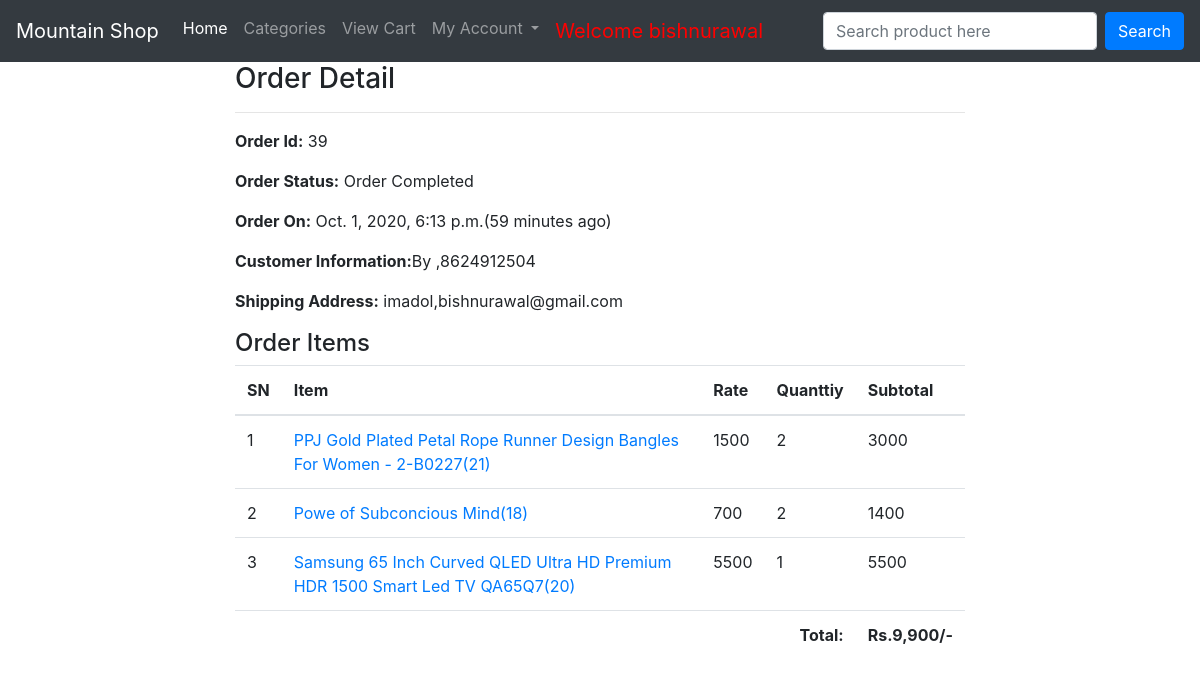
/profile/order-39/ (signed in), run on the app's committed database.
### ecomapp/models.py (models this page shows, shortened)
class Order(models.Model):
    cart=models.OneToOneField(Cart,on_delete=models.CASCADE)
    ordered_by=models.CharField(max_length=200)
    shipping_address=models.CharField(max_length=200)
    mobile=models.CharField(max_length=10)
    email=models.EmailField(null=True,blank=True)
    subtotal=models.PositiveIntegerField()
    discount=models.PositiveIntegerField()
    total=models.PositiveIntegerField()
    order_status=models.CharField(max_length=50,choices=ORDER_STATUS)
    created_at=models.DateTimeField(auto_now_add=True)
    payment_method=models.CharField(max_length=20,choices=METHOD,default="Cash On Delivery")
    payment_completed=models.BooleanField(default=False,null=True,blank=True)

class CartProduct(models.Model):
    cart=models.ForeignKey(Cart,on_delete=models.CASCADE)
    product=models.ForeignKey(Product,on_delete=models.CASCADE)
    rate=models.PositiveIntegerField()
    quantity=models.PositiveIntegerField()
    subtotal=models.PositiveIntegerField()

class Product(models.Model):
    title=models.CharField(max_length=200)
    slug=models.SlugField(unique=True)
    category=models.ForeignKey(Category,on_delete=models.CASCADE)
    image = models.ImageField(upload_to='products')
    marked_price =models.PositiveIntegerField()
    selling_price=models.PositiveIntegerField()
    description=models.TextField()
    warranty=models.CharField(max_length=300,null=True,blank=True)
    return_policy=models.CharField(max_length=300,null=True,blank=True)
    var_count=models.PositiveIntegerField(default=0)

### ecomapp/views.py (the view)
# urls.py: path('profile/order-<int:pk>/',CustomerOrderDetailView.as_view(),name='customerorderdetail'),
class CustomerOrderDetailView(DetailView):
    template_name='customerorderdetail.html'
    model=Order
    context_object_name='ord_obj'
    def dispatch(self,request,*args,**kwargs):
        if request.user.is_authenticated and Customer.objects.filter(user=request.user).exists():
            order_id=self.kwargs['pk']
            order=Order.objects.get(id=order_id)
            if request.user.customer != order.cart.customer:
                return redirect('/profile/')
        else:
            return redirect('/login/?next=/profile/')
        return super().dispatch(request,*args,**kwargs)

### templates/customerorderdetail.html (shortened to what this page needs)
{% extends 'base.html'%}
{% load humanize %}
{%block content%}
<div class="container">
    <div class="row">
        <div class="col-md-8 mx-auto">
            <h3>Order Detail</h3><hr>
            <p><span class="font-weight-bold">Order Id:</span> {{ord_obj.id}}</p>
            <p><span class="font-weight-bold">Order Status:</span> {{ord_obj.order_status}}</p>
            <p><span class="font-weight-bold">Order On:</span> {{ord_obj.created_at}}({{ord_obj.created_at|timesince}} ago)</p>
            <p><span class="font-weight-bold">Customer Information:</span>By {{ord_obj.order_by}},{{ord_obj.mobile}}</p>
            <p><span class="font-weight-bold">Shipping Address:</span> {{ord_obj.shipping_address}},{{ord_obj.email}}</p>
            <h4>Order Items</h4>
            <table class="table">
                <thead>
                    <tr>
                        <th>SN</th>
                        <th>Item</th>
                        <th>Rate</th>
                        <th>Quanttiy</th>
                        <th>Subtotal</th>
                    </tr>
                </thead>
                <tbody>
                    {%for cp in ord_obj.cart.cartproduct_set.all%}
                    <tr>
                        <td>{{forloop.counter}}</td>
                        <td><a target='_blank' href="{% url 'ecomapp:productdetail' cp.product.slug%}">{{cp.product.title}}({{cp.product.id}})</a></td>
                        <td>{{cp.rate}}</td>
                        <td>{{cp.quantity}}</td>
                        <td>{{cp.subtotal}}</td>
                    </tr>
                    {%endfor%}
                    <tr>
                        <th colspan="4" class="text-right">Total:</th>
                        <th>Rs.{{ord_obj.total|intcomma}}/-</th>
                    </tr>
                </tbody>
            </table>
        </div>
    </div>
</div>
{%endblock%}

### templates/base.html (shortened to what this page needs)
<!DOCTYPE html>
<html lang="en">
<head>
    <link rel="stylesheet" href="https://stackpath.bootstrapcdn.com/bootstrap/4.5.2/css/bootstrap.min.css">
</head>
<body>
    <nav class="navbar navbar-expand-lg navbar-dark bg-dark">
        <a class="navbar-brand" href="{% url 'ecomapp:home'%}">Mountain Shop </a>
        <div class="collapse navbar-collapse" id="navbarSupportedContent">
          <ul class="navbar-nav mr-auto">
            <li class="nav-item active">
              <a class="nav-link" href="{% url 'ecomapp:home'%}">Home <span class="sr-only">(current)</span></a>
            </li>
            <li class="nav-item">
              <a class="nav-link" href="{% url 'ecomapp:allproducts'%}">Categories</a>
            </li>
            <li class="nav-item">
                <a class="nav-link" href="{% url 'ecomapp:mycart'%}">View Cart</a>
              </li>
            <li class="nav-item dropdown">
              <a class="nav-link dropdown-toggle" href="#" id="navbarDropdown" role="button" data-toggle="dropdown" aria-haspopup="true" aria-expanded="false">
                My Account
              </a>
            </li>
            {%if request.user.customer%}
            <li class="nav-item">
              <a class="nav-link" style="color: red;font-size:20px">Welcome {{request.user.username}}</a>
            </li>
            {%endif%}
          </ul>
          <form class="form-inline my-2 my-lg-0" action="/search/" method="GET" >
            <input name='keyword' class="form-control mr-sm-2" type="search" placeholder="Search product here" aria-label="Search" required>
            <button class="btn btn-primary my-2 my-sm-0" type="submit">Search</button>
          </form>
        </div>
      </nav>
    {% block content%}
    {%endblock%}
</body>
</html>

### data on the page
Order: id "39", order_status "Order Completed", created_at "Oct. 1, 2020, 6:13 p.m.", created_at "59 minutes", mobile "8624912504", shipping_address "imadol", email "bishnurawal@gmail.com", total "9,900"
CartProduct: product "PPJ Gold Plated Petal Rope Runner Design Bangles For Women - 2-B0227", product.id "21", rate "1500", quantity "2", subtotal "3000"
CartProduct: product "Powe of Subconcious Mind", product.id "18", rate "700", quantity "2", subtotal "1400"
CartProduct: product "Samsung 65 Inch Curved QLED Ultra HD Premium HDR 1500 Smart Led TV QA65Q7", product.id "20", rate "5500", quantity "1", subtotal "5500"

### other printed values
{{ request.user.username }} "bishnurawal"
